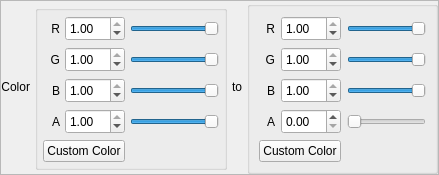
               <widget class="QFrame" name="ParticlesFrame3" >
                <property name="sizePolicy" >
                 <sizepolicy vsizetype="Preferred" hsizetype="Preferred" >
                  <horstretch>0</horstretch>
                  <verstretch>0</verstretch>
                 </sizepolicy>
                </property>
                <property name="frameShape" >
                 <enum>QFrame::StyledPanel</enum>
                </property>
                <property name="frameShadow" >
                 <enum>QFrame::Raised</enum>
                </property>
                <layout class="QHBoxLayout" name="horizontalLayout_11" >
                 <property name="spacing" >
                  <number>5</number>
                 </property>
                 <property name="margin" >
                  <number>0</number>
                 </property>
                 <item>
                  <widget class="QLabel" name="ColorsLabel" >
                   <property name="sizePolicy" >
                    <sizepolicy vsizetype="Fixed" hsizetype="Preferred" >
                     <horstretch>0</horstretch>
                     <verstretch>0</verstretch>
                    </sizepolicy>
                   </property>
                   <property name="text" >
                    <string>Color</string>
                   </property>
                   <property name="alignment" >
                    <set>Qt::AlignRight|Qt::AlignTrailing|Qt::AlignVCenter</set>
                   </property>
                  </widget>
                 </item>
                 <item>
                  <widget class="QGroupBox" name="ColorsFromBox" >
                   <property name="sizePolicy" >
                    <sizepolicy vsizetype="Fixed" hsizetype="Expanding" >
                     <horstretch>2</horstretch>
                     <verstretch>0</verstretch>
                    </sizepolicy>
                   </property>
                   <property name="title" >
                    <string/>
                   </property>
                   <property name="flat" >
                    <bool>false</bool>
                   </property>
                   <layout class="QGridLayout" name="gridLayout_6" >
                    <property name="horizontalSpacing" >
                     <number>5</number>
                    </property>
                    <property name="margin" >
                     <number>5</number>
                    </property>
                    <item row="0" column="0" >
                     <widget class="QLabel" name="RFromLabel" >
                      <property name="sizePolicy" >
                       <sizepolicy vsizetype="Fixed" hsizetype="Preferred" >
                        <horstretch>0</horstretch>
                        <verstretch>0</verstretch>
                       </sizepolicy>
                      </property>
                      <property name="minimumSize" >
                       <size>
                        <width>0</width>
                        <height>25</height>
                       </size>
                      </property>
                      <property name="text" >
                       <string>R</string>
                      </property>
                      <property name="alignment" >
                       <set>Qt::AlignRight|Qt::AlignTrailing|Qt::AlignVCenter</set>
                      </property>
                     </widget>
                    </item>
                    <item row="1" column="0" >
                     <widget class="QLabel" name="GFromLabel" >
                      <property name="sizePolicy" >
                       <sizepolicy vsizetype="Fixed" hsizetype="Preferred" >
                        <horstretch>0</horstretch>
                        <verstretch>0</verstretch>
                       </sizepolicy>
                      </property>
                      <property name="minimumSize" >
                       <size>
                        <width>0</width>
                        <height>25</height>
                       </size>
                      </property>
                      <property name="text" >
                       <string>G</string>
                      </property>
                      <property name="alignment" >
                       <set>Qt::AlignRight|Qt::AlignTrailing|Qt::AlignVCenter</set>
                      </property>
                     </widget>
                    </item>
                    <item row="2" column="0" >
                     <widget class="QLabel" name="BFromLabel" >
                      <property name="sizePolicy" >
                       <sizepolicy vsizetype="Fixed" hsizetype="Preferred" >
                        <horstretch>0</horstretch>
                        <verstretch>0</verstretch>
                       </sizepolicy>
                      </property>
                      <property name="minimumSize" >
                       <size>
                        <width>0</width>
                        <height>25</height>
                       </size>
                      </property>
                      <property name="text" >
                       <string>B</string>
                      </property>
                      <property name="alignment" >
                       <set>Qt::AlignRight|Qt::AlignTrailing|Qt::AlignVCenter</set>
                      </property>
                     </widget>
                    </item>
                    <item row="3" column="0" >
                     <widget class="QLabel" name="AFromLabel" >
                      <property name="sizePolicy" >
                       <sizepolicy vsizetype="Fixed" hsizetype="Preferred" >
                        <horstretch>0</horstretch>
                        <verstretch>0</verstretch>
                       </sizepolicy>
                      </property>
                      <property name="minimumSize" >
                       <size>
                        <width>0</width>
                        <height>25</height>
                       </size>
                      </property>
                      <property name="text" >
                       <string>A</string>
                      </property>
                      <property name="alignment" >
                       <set>Qt::AlignRight|Qt::AlignTrailing|Qt::AlignVCenter</set>
                      </property>
                     </widget>
                    </item>
                    <item row="2" column="2" >
                     <widget class="QSlider" name="BFromSlider" >
                      <property name="maximum" >
                       <number>100</number>
                      </property>
                      <property name="value" >
                       <number>100</number>
                      </property>
                      <property name="orientation" >
                       <enum>Qt::Horizontal</enum>
                      </property>
                     </widget>
                    </item>
                    <item row="1" column="2" >
                     <widget class="QSlider" name="GFromSlider" >
                      <property name="maximum" >
                       <number>100</number>
                      </property>
                      <property name="value" >
                       <number>100</number>
                      </property>
                      <property name="orientation" >
                       <enum>Qt::Horizontal</enum>
                      </property>
                     </widget>
                    </item>
                    <item row="0" column="2" >
                     <widget class="QSlider" name="RFromSlider" >
                      <property name="maximum" >
                       <number>100</number>
                      </property>
                      <property name="value" >
                       <number>100</number>
                      </property>
                      <property name="orientation" >
                       <enum>Qt::Horizontal</enum>
                      </property>
                     </widget>
                    </item>
                    <item row="3" column="2" >
                     <widget class="QSlider" name="AFromSlider" >
                      <property name="maximum" >
                       <number>100</number>
                      </property>
                      <property name="value" >
                       <number>100</number>
                      </property>
                      <property name="orientation" >
                       <enum>Qt::Horizontal</enum>
                      </property>
                     </widget>
                    </item>
                    <item row="0" column="1" >
                     <widget class="QDoubleSpinBox" name="RFromSpinBox" >
                      <property name="sizePolicy" >
                       <sizepolicy vsizetype="Fixed" hsizetype="Fixed" >
                        <horstretch>0</horstretch>
                        <verstretch>0</verstretch>
                       </sizepolicy>
                      </property>
                      <property name="minimumSize" >
                       <size>
                        <width>60</width>
                        <height>25</height>
                       </size>
                      </property>
                      <property name="maximumSize" >
                       <size>
                        <width>60</width>
                        <height>25</height>
                       </size>
                      </property>
                      <property name="maximum" >
                       <double>1.000000000000000</double>
                      </property>
                      <property name="singleStep" >
                       <double>0.010000000000000</double>
                      </property>
                      <property name="value" >
                       <double>1.000000000000000</double>
                      </property>
                     </widget>
                    </item>
                    <item row="1" column="1" >
                     <widget class="QDoubleSpinBox" name="GFromSpinBox" >
                      <property name="sizePolicy" >
                       <sizepolicy vsizetype="Fixed" hsizetype="Fixed" >
                        <horstretch>0</horstretch>
                        <verstretch>0</verstretch>
                       </sizepolicy>
                      </property>
                      <property name="minimumSize" >
                       <size>
                        <width>60</width>
                        <height>25</height>
                       </size>
                      </property>
                      <property name="maximumSize" >
                       <size>
                        <width>60</width>
                        <height>25</height>
                       </size>
                      </property>
                      <property name="maximum" >
                       <double>1.000000000000000</double>
                      </property>
                      <property name="singleStep" >
                       <double>0.010000000000000</double>
                      </property>
                      <property name="value" >
                       <double>1.000000000000000</double>
                      </property>
                     </widget>
                    </item>
                    <item row="2" column="1" >
                     <widget class="QDoubleSpinBox" name="BFromSpinBox" >
                      <property name="sizePolicy" >
                       <sizepolicy vsizetype="Fixed" hsizetype="Fixed" >
                        <horstretch>0</horstretch>
                        <verstretch>0</verstretch>
                       </sizepolicy>
                      </property>
                      <property name="minimumSize" >
                       <size>
                        <width>60</width>
                        <height>25</height>
                       </size>
                      </property>
                      <property name="maximumSize" >
                       <size>
                        <width>60</width>
                        <height>25</height>
                       </size>
                      </property>
                      <property name="maximum" >
                       <double>1.000000000000000</double>
                      </property>
                      <property name="singleStep" >
                       <double>0.010000000000000</double>
                      </property>
                      <property name="value" >
                       <double>1.000000000000000</double>
                      </property>
                     </widget>
                    </item>
                    <item row="3" column="1" >
                     <widget class="QDoubleSpinBox" name="AFromSpinBox" >
                      <property name="sizePolicy" >
                       <sizepolicy vsizetype="Fixed" hsizetype="Fixed" >
                        <horstretch>0</horstretch>
                        <verstretch>0</verstretch>
                       </sizepolicy>
                      </property>
                      <property name="minimumSize" >
                       <size>
                        <width>60</width>
                        <height>25</height>
                       </size>
                      </property>
                      <property name="maximumSize" >
                       <size>
                        <width>60</width>
                        <height>25</height>
                       </size>
                      </property>
                      <property name="maximum" >
                       <double>1.000000000000000</double>
                      </property>
                      <property name="singleStep" >
                       <double>0.010000000000000</double>
                      </property>
                      <property name="value" >
                       <double>1.000000000000000</double>
                      </property>
                     </widget>
                    </item>
                    <item row="4" column="0" colspan="2" >
                     <widget class="QPushButton" name="CustomColorFromButton" >
                      <property name="sizePolicy" >
                       <sizepolicy vsizetype="Fixed" hsizetype="Fixed" >
                        <horstretch>0</horstretch>
                        <verstretch>0</verstretch>
                       </sizepolicy>
                      </property>
                      <property name="text" >
                       <string>Custom Color</string>
                      </property>
                     </widget>
                    </item>
                   </layout>
                  </widget>
                 </item>
                 <item>
                  <widget class="QLabel" name="ColorsToLabel" >
                   <property name="sizePolicy" >
                    <sizepolicy vsizetype="Fixed" hsizetype="Preferred" >
                     <horstretch>0</horstretch>
                     <verstretch>0</verstretch>
                    </sizepolicy>
                   </property>
                   <property name="text" >
                    <string>to</string>
                   </property>
                   <property name="alignment" >
                    <set>Qt::AlignRight|Qt::AlignTrailing|Qt::AlignVCenter</set>
                   </property>
                  </widget>
                 </item>
                 <item>
                  <widget class="QGroupBox" name="ColorsToBox" >
                   <property name="sizePolicy" >
                    <sizepolicy vsizetype="Fixed" hsizetype="Expanding" >
                     <horstretch>2</horstretch>
                     <verstretch>0</verstretch>
                    </sizepolicy>
                   </property>
                   <property name="title" >
                    <string/>
                   </property>
                   <layout class="QGridLayout" name="gridLayout_7" >
                    <item row="0" column="0" >
                     <widget class="QLabel" name="RToLabel" >
                      <property name="sizePolicy" >
                       <sizepolicy vsizetype="Fixed" hsizetype="Preferred" >
                        <horstretch>0</horstretch>
                        <verstretch>0</verstretch>
                       </sizepolicy>
                      </property>
                      <property name="minimumSize" >
                       <size>
                        <width>0</width>
                        <height>25</height>
                       </size>
                      </property>
                      <property name="text" >
                       <string>R</string>
                      </property>
                      <property name="alignment" >
                       <set>Qt::AlignRight|Qt::AlignTrailing|Qt::AlignVCenter</set>
                      </property>
                     </widget>
                    </item>
                    <item row="1" column="0" >
                     <widget class="QLabel" name="GToLabel" >
                      <property name="sizePolicy" >
                       <sizepolicy vsizetype="Fixed" hsizetype="Preferred" >
                        <horstretch>0</horstretch>
                        <verstretch>0</verstretch>
                       </sizepolicy>
                      </property>
                      <property name="minimumSize" >
                       <size>
                        <width>0</width>
                        <height>25</height>
                       </size>
                      </property>
                      <property name="text" >
                       <string>G</string>
                      </property>
                      <property name="alignment" >
                       <set>Qt::AlignRight|Qt::AlignTrailing|Qt::AlignVCenter</set>
                      </property>
                     </widget>
                    </item>
                    <item row="2" column="0" >
                     <widget class="QLabel" name="BToLabel" >
                      <property name="sizePolicy" >
                       <sizepolicy vsizetype="Fixed" hsizetype="Preferred" >
                        <horstretch>0</horstretch>
                        <verstretch>0</verstretch>
                       </sizepolicy>
                      </property>
                      <property name="minimumSize" >
                       <size>
                        <width>0</width>
                        <height>25</height>
                       </size>
                      </property>
                      <property name="text" >
                       <string>B</string>
                      </property>
                      <property name="alignment" >
                       <set>Qt::AlignRight|Qt::AlignTrailing|Qt::AlignVCenter</set>
                      </property>
                     </widget>
                    </item>
                    <item row="3" column="0" >
                     <widget class="QLabel" name="AToLabel" >
                      <property name="sizePolicy" >
                       <sizepolicy vsizetype="Fixed" hsizetype="Preferred" >
                        <horstretch>0</horstretch>
                        <verstretch>0</verstretch>
                       </sizepolicy>
                      </property>
                      <property name="minimumSize" >
                       <size>
                        <width>0</width>
                        <height>25</height>
                       </size>
                      </property>
                      <property name="text" >
                       <string>A</string>
                      </property>
                      <property name="alignment" >
                       <set>Qt::AlignRight|Qt::AlignTrailing|Qt::AlignVCenter</set>
                      </property>
                     </widget>
                    </item>
                    <item row="2" column="2" >
                     <widget class="QSlider" name="BToSlider" >
                      <property name="maximum" >
                       <number>100</number>
                      </property>
                      <property name="value" >
                       <number>100</number>
                      </property>
                      <property name="orientation" >
                       <enum>Qt::Horizontal</enum>
                      </property>
                     </widget>
                    </item>
                    <item row="1" column="2" >
                     <widget class="QSlider" name="GToSlider" >
                      <property name="maximum" >
                       <number>100</number>
                      </property>
                      <property name="value" >
                       <number>100</number>
                      </property>
                      <property name="orientation" >
                       <enum>Qt::Horizontal</enum>
                      </property>
                     </widget>
                    </item>
                    <item row="0" column="2" >
                     <widget class="QSlider" name="RToSlider" >
                      <property name="maximum" >
                       <number>100</number>
                      </property>
                      <property name="value" >
                       <number>100</number>
                      </property>
                      <property name="orientation" >
                       <enum>Qt::Horizontal</enum>
                      </property>
                     </widget>
                    </item>
                    <item row="3" column="2" >
                     <widget class="QSlider" name="AToSlider" >
                      <property name="maximum" >
                       <number>100</number>
                      </property>
                      <property name="value" >
                       <number>0</number>
                      </property>
                      <property name="orientation" >
                       <enum>Qt::Horizontal</enum>
                      </property>
                     </widget>
                    </item>
                    <item row="0" column="1" >
                     <widget class="QDoubleSpinBox" name="RToSpinBox" >
                      <property name="sizePolicy" >
                       <sizepolicy vsizetype="Fixed" hsizetype="Fixed" >
                        <horstretch>0</horstretch>
                        <verstretch>0</verstretch>
                       </sizepolicy>
                      </property>
                      <property name="minimumSize" >
                       <size>
                        <width>60</width>
                        <height>25</height>
                       </size>
                      </property>
                      <property name="maximumSize" >
                       <size>
                        <width>60</width>
                        <height>25</height>
                       </size>
                      </property>
                      <property name="maximum" >
                       <double>1.000000000000000</double>
                      </property>
                      <property name="singleStep" >
                       <double>0.010000000000000</double>
                      </property>
                      <property name="value" >
                       <double>1.000000000000000</double>
                      </property>
                     </widget>
                    </item>
                    <item row="1" column="1" >
                     <widget class="QDoubleSpinBox" name="GToSpinBox" >
                      <property name="sizePolicy" >
                       <sizepolicy vsizetype="Fixed" hsizetype="Fixed" >
                        <horstretch>0</horstretch>
                        <verstretch>0</verstretch>
                       </sizepolicy>
                      </property>
                      <property name="minimumSize" >
                       <size>
                        <width>60</width>
                        <height>25</height>
                       </size>
                      </property>
                      <property name="maximumSize" >
                       <size>
                        <width>60</width>
                        <height>25</height>
                       </size>
                      </property>
                      <property name="maximum" >
                       <double>1.000000000000000</double>
                      </property>
                      <property name="singleStep" >
                       <double>0.010000000000000</double>
                      </property>
                      <property name="value" >
                       <double>1.000000000000000</double>
                      </property>
                     </widget>
                    </item>
                    <item row="2" column="1" >
                     <widget class="QDoubleSpinBox" name="BToSpinBox" >
                      <property name="sizePolicy" >
                       <sizepolicy vsizetype="Fixed" hsizetype="Fixed" >
                        <horstretch>0</horstretch>
                        <verstretch>0</verstretch>
                       </sizepolicy>
                      </property>
                      <property name="minimumSize" >
                       <size>
                        <width>60</width>
                        <height>25</height>
                       </size>
                      </property>
                      <property name="maximumSize" >
                       <size>
                        <width>60</width>
                        <height>25</height>
                       </size>
                      </property>
                      <property name="maximum" >
                       <double>1.000000000000000</double>
                      </property>
                      <property name="singleStep" >
                       <double>0.010000000000000</double>
                      </property>
                      <property name="value" >
                       <double>1.000000000000000</double>
                      </property>
                     </widget>
                    </item>
                    <item row="3" column="1" >
                     <widget class="QDoubleSpinBox" name="AToSpinBox" >
                      <property name="sizePolicy" >
                       <sizepolicy vsizetype="Fixed" hsizetype="Fixed" >
                        <horstretch>0</horstretch>
                        <verstretch>0</verstretch>
                       </sizepolicy>
                      </property>
                      <property name="minimumSize" >
                       <size>
                        <width>60</width>
                        <height>25</height>
                       </size>
                      </property>
                      <property name="maximumSize" >
                       <size>
                        <width>60</width>
                        <height>25</height>
                       </size>
                      </property>
                      <property name="maximum" >
                       <double>1.000000000000000</double>
                      </property>
                      <property name="singleStep" >
                       <double>0.010000000000000</double>
                      </property>
                      <property name="value" >
                       <double>0.000000000000000</double>
                      </property>
                     </widget>
                    </item>
                    <item row="4" column="0" colspan="2" >
                     <widget class="QPushButton" name="CustomColorToButton" >
                      <property name="sizePolicy" >
                       <sizepolicy vsizetype="Fixed" hsizetype="Fixed" >
                        <horstretch>0</horstretch>
                        <verstretch>0</verstretch>
                       </sizepolicy>
                      </property>
                      <property name="text" >
                       <string>Custom Color</string>
                      </property>
                     </widget>
                    </item>
                   </layout>
                  </widget>
                 </item>
                </layout>
               </widget>
